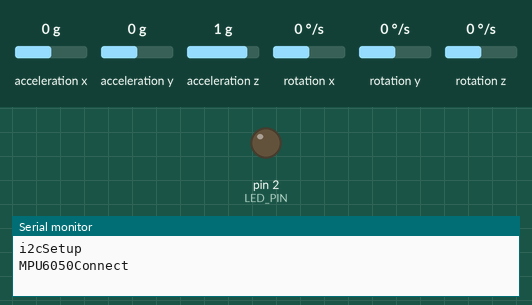
The sketch below on a simulated Arduino Uno, built with avr-gcc and run on an emulated ATmega328P. Shown: output pins drawn as LEDs (lit = HIGH), the last lines printed to the serial monitor. The test bench sets the inputs (shaded band); at power-on: acceleration x 0 g, acceleration y 0 g, acceleration z 1 g, rotation z 0 °/s, rotation x 0 °/s, rotation y 0 °/s. The sensor or clock chip raises its interrupt line as the real part does.

Above: at 0.1 s.
At 2.7 s:
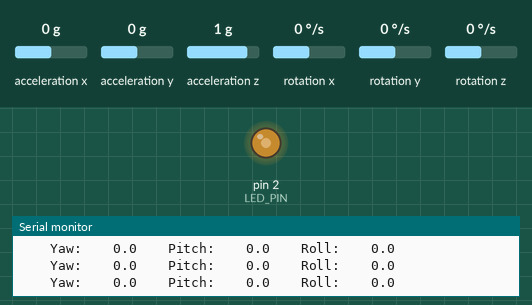
2.8 s: acceleration x set to -1.4 g
4.8 s: acceleration y set to -1.4 g
6.7 s: acceleration z set to -1.4 g
8.6 s: rotation z set to -192 °/s
Timing chart, 0 to 11.6 s (numbered marks = the images above; inputs shaded):
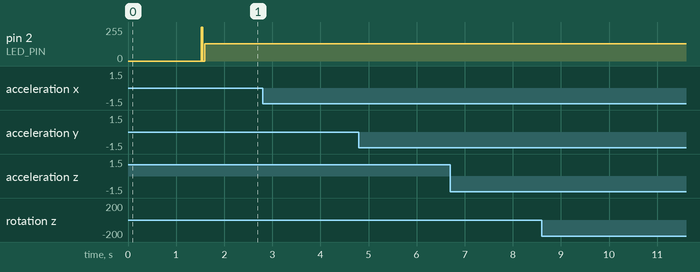

The sketch:

MPU6050_Testing.ino
```cpp
#include "I2Cdev.h"
#include "MPU6050_6Axis_MotionApps20.h"
#include "Wire.h"
MPU6050 mpu;

#define DEBUG
#ifdef DEBUG
//#define DPRINT(args...)  Serial.print(args)             //OR use the following syntax:
#define DPRINTSTIMER(t)    for (static unsigned long SpamTimer; (unsigned long)(millis() - SpamTimer) >= (t); SpamTimer = millis())
#define  DPRINTSFN(StrSize,Name,...) {char S[StrSize];Serial.print("\t");Serial.print(Name);Serial.print(" "); Serial.print(dtostrf((float)__VA_ARGS__ ,S));}//StringSize,Name,Variable,Spaces,Percision
#define DPRINTLN(...)      Serial.println(__VA_ARGS__)
#else
#define DPRINTSTIMER(t)    if(false)
#define DPRINTSFN(...)     //blank line
#define DPRINTLN(...)      //blank line
#endif


#define LED_PIN 2 //

// supply your own gyro offsets here, scaled for min sensitivity use MPU6050_calibration.ino
// -4232  -706  1729  173 -94 37
//                       XA      YA      ZA      XG      YG      ZG
int MPUOffsets[6] = {  1075,   -511,   3745,    65,    0,     -18};

//-3311  1015  1051  75  -6  8

// ================================================================
// ===                      i2c SETUP Items                     ===
// ================================================================
void i2cSetup() {
  // join I2C bus (I2Cdev library doesn't do this automatically)
#if I2CDEV_IMPLEMENTATION == I2CDEV_ARDUINO_WIRE
  Wire.begin();
  //TWBR = 24; // 400kHz I2C clock (200kHz if CPU is 8MHz)
#elif I2CDEV_IMPLEMENTATION == I2CDEV_BUILTIN_FASTWIRE
  Fastwire::setup(400, true);
#endif
}

// ================================================================
// ===               INTERRUPT DETECTION ROUTINE                ===
// ================================================================
volatile bool mpuInterrupt = false;     // indicates whether MPU interrupt pin has gone high
void dmpDataReady() {
  mpuInterrupt = true;
}

// ================================================================
// ===                      MPU DMP SETUP                       ===
// ================================================================
int FifoAlive = 0; // tests if the interrupt is triggering
int IsAlive = -20;     // counts interrupt start at -20 to get 20+ good values before assuming connected
// MPU control/status vars
uint8_t mpuIntStatus;   // holds actual interrupt status byte from MPU
uint8_t devStatus;      // return status after each device operation (0 = success, !0 = error)
uint16_t packetSize;    // expected DMP packet size (default is 42 bytes)
uint16_t fifoCount;     // count of all bytes currently in FIFO
uint8_t fifoBuffer[64]; // FIFO storage buffer

// orientation/motion vars
Quaternion q;           // [w, x, y, z]         quaternion container
VectorInt16 aa;         // [x, y, z]            accel sensor measurements
VectorInt16 aaReal;     // [x, y, z]            gravity-free accel sensor measurements
VectorInt16 aaWorld;    // [x, y, z]            world-frame accel sensor measurements
VectorFloat gravity;    // [x, y, z]            gravity vector
float euler[3];         // [psi, theta, phi]    Euler angle container
float ypr[3];           // [yaw, pitch, roll]   yaw/pitch/roll container and gravity vector
byte StartUP = 100; // lets get 100 readings from the MPU before we start trusting them (Bot is not trying to balance at this point it is just starting up.)

void MPU6050Connect() {
  static int MPUInitCntr = 0;
  // initialize device
  mpu.initialize(); // same
  // load and configure the DMP
  devStatus = mpu.dmpInitialize();// same

  if (devStatus != 0) {
    // ERROR!
    // 1 = initial memory load failed
    // 2 = DMP configuration updates failed
    // (if it's going to break, usually the code will be 1)

    char * StatStr[5] { "No Error", "initial memory load failed", "DMP configuration updates failed", "3", "4"};

    MPUInitCntr++;

    Serial.print(F("MPU connection Try #"));
    Serial.println(MPUInitCntr);
    Serial.print(F("DMP Initialization failed (code "));
    Serial.print(StatStr[devStatus]);
    Serial.println(F(")"));

    if (MPUInitCntr >= 10) return; //only try 10 times
    delay(1000);
    MPU6050Connect(); // Lets try again
    return;
  }
  mpu.setXAccelOffset(MPUOffsets[0]);
  mpu.setYAccelOffset(MPUOffsets[1]);
  mpu.setZAccelOffset(MPUOffsets[2]);
  mpu.setXGyroOffset(MPUOffsets[3]);
  mpu.setYGyroOffset(MPUOffsets[4]);
  mpu.setZGyroOffset(MPUOffsets[5]);

  Serial.println(F("Enabling DMP..."));
  mpu.setDMPEnabled(true);
  // enable Arduino interrupt detection
  Serial.println(F("Enabling interrupt detection (Arduino external interrupt pin 2 on the Uno)..."));
  Serial.print("mpu.getInterruptDrive=  "); Serial.println(mpu.getInterruptDrive());
  attachInterrupt(23, dmpDataReady, RISING); //pin 2 on the Uno
  mpuIntStatus = mpu.getIntStatus(); // Same
  // get expected DMP packet size for later comparison
  packetSize = mpu.dmpGetFIFOPacketSize();
  delay(1000); // Let it Stabalize
  mpu.resetFIFO(); // Clear fifo buffer
  mpu.getIntStatus();
  mpuInterrupt = false; // wait for next interrupt
}

// ================================================================
// ===                    MPU DMP Get Data                      ===
// ================================================================
void GetDMP() { // Best version I have made so far
  // Serial.println(F("FIFO interrupt at:"));
  // Serial.println(micros());
  static unsigned long LastGoodPacketTime;
  mpuInterrupt = false;
  FifoAlive = 1;
  fifoCount = mpu.getFIFOCount();
  if ((!fifoCount) || (fifoCount % packetSize)) { // we have failed Reset and wait till next time!
    digitalWrite(LED_PIN, LOW); // lets turn off the blinking light so we can see we are failing.
    mpu.resetFIFO();// clear the buffer and start over
  } else {
    while (fifoCount  >= packetSize) { // Get the packets until we have the latest!
      mpu.getFIFOBytes(fifoBuffer, packetSize); // lets do the magic and get the data
      fifoCount -= packetSize;
    }
    LastGoodPacketTime = millis();
    MPUMath(); // <<<<<<<<<<<<<<<<<<<<<<<<<<<< On success MPUMath() <<<<<<<<<<<<<<<<<<<
    digitalWrite(LED_PIN, !digitalRead(LED_PIN)); // Blink the Light
  }
}


// ================================================================
// ===                        MPU Math                          ===
// ================================================================
float Yaw, Pitch, Roll;
void MPUMath() {
  mpu.dmpGetQuaternion(&q, fifoBuffer);
  mpu.dmpGetGravity(&gravity, &q);
  mpu.dmpGetYawPitchRoll(ypr, &q, &gravity);
  Yaw = (ypr[0] * 180.0 / M_PI);
  Pitch = (ypr[1] *  180.0 / M_PI);
  Roll = (ypr[2] *  180.0 / M_PI);
  DPRINTSTIMER(100) {
    DPRINTSFN(15, "\tYaw:", Yaw, 6, 1);
    DPRINTSFN(15, "\tPitch:", Pitch, 6, 1);
    DPRINTSFN(15, "\tRoll:", Roll, 6, 1);
    DPRINTLN();
  }
}
// ================================================================
// ===                         Setup                            ===
// ================================================================
void setup() {
  Serial.begin(115200); //115200
  while (!Serial);
  Serial.println("i2cSetup");
  i2cSetup();
  Serial.println("MPU6050Connect");
  MPU6050Connect();
  Serial.println("Setup complete");
  pinMode(LED_PIN, OUTPUT);
}
// ================================================================
// ===                          Loop                            ===
// ================================================================
void loop() {
  if (mpuInterrupt ) { // wait for MPU interrupt or extra packet(s) available
    GetDMP();
  }
}
```
